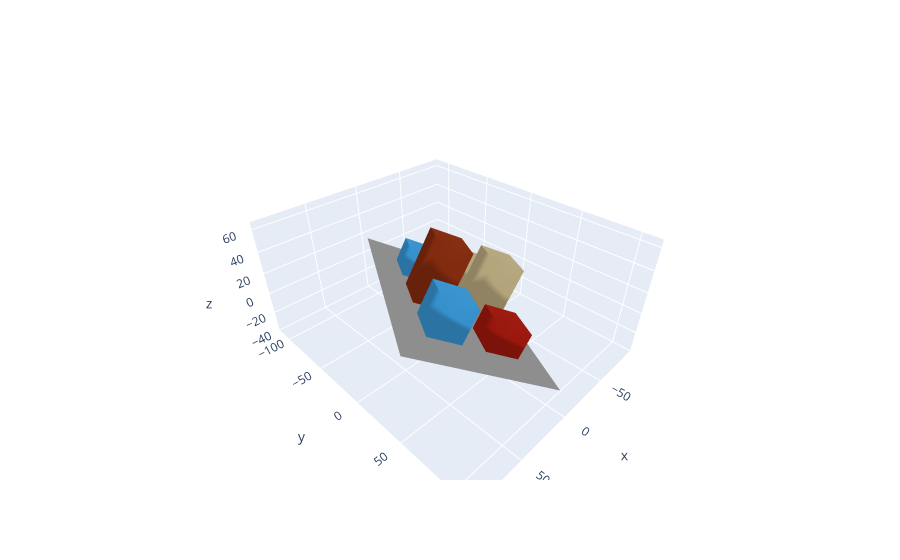

Notebook code for this chart:
### Markdown cell above
### Checking $\mathrm{E}(3)$-Invariance

In the cell, we check that our model outputs the same, regardless of the rotation of the scene.

### Code cell
key_test_e3 = jax.random.key(1234)
key_rotation, key_sample = jax.random.split(key_test_e3)

rotation = e3x.so3.random_rotation(key_rotation)
rotated_scene = base_scene.rotate(rotation)
rotated_scene.plot()
